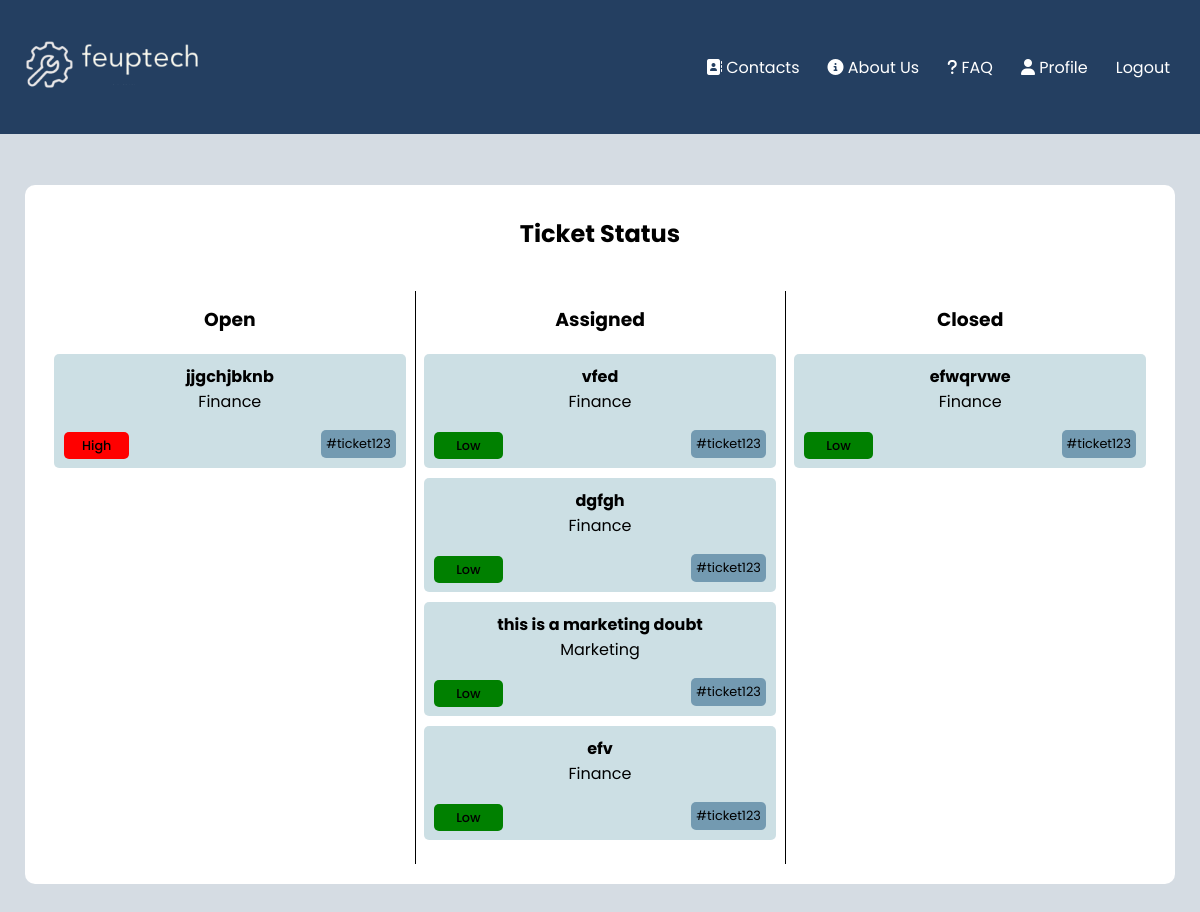
Screenshot of /pages/tickets.php (signed in) with the database file from the repository.
### tables this page shows
CREATE TABLE tickets(

    idTicket integer primary key AUTOINCREMENT,
    title text NOT NULL,
    description text,
    status text references Status(title),
    idAgent text references Agents(idAgent),
    idClient text references Clients(idClient),
    department text references department(title),
    priority text,
    hashtag text,
    date datetime
);

### pages/tickets.php (called while the page is built)
<?php
    require_once(__DIR__ . '/../database/connection.db.php');
    include '../database/ticket.class.php';
    include '../database/user.class.php';
    include '../utils/session.php';
    include '../templates/tickets.tpl.php';
    $session = new Session();
    $db = getDatabaseConnection();
    $user = User::getUserWithId($db, $session->getID());
    $assigned = $user->getTickets($db, "Assigned");
    $closed = $user->getTickets($db, "Closed");
    $opened = $user->getTickets($db, "Opened");
    drawTicketsHeader($session);
    drawTickets($opened, $assigned, $closed);
?>

### utils/session.php (called while the page is built, shortened)
<?php
class Session{
      public function isLoggedIn() : bool {
        return isset($_SESSION['id']);
      }
      public function getID() : ?int {
        return isset($_SESSION['id']) ? $_SESSION['id'] : null;
      }
}
?>

### database/ticket.class.php (called while the page is built, shortened)
<?php
     class Ticket{
        public string $title;
        public string $priority;
        public string $department;
        public function __construct(int $idTicket, string $title, string $status,
          string $description, string $department, string $priority, string $date, string $idClient, int $idAgent, string $hashtag = "#urgent"){
            $this->idTicket = $idTicket;
            $this->title = $title;
            $this->department = $department;
            $this->priority = $priority;
        }
        public function getDepartment(){
            return $this->department;
        }
        public function getTitle(){
            return $this->title;
        }
        public function getPriority(){
            return $this->priority;
        }
    }
?>

### database/user.class.php (called while the page is built, shortened)
<?php
     class User{
        public int $id;
        public function __construct(int $id, string $email, string $name, string $username){
            $this->id = $id;
        }
        public function getTickets(PDO $db, string $status): array{
            $stmt = $db->prepare('SELECT idTicket, date, title, status, idAgent, idClient, description, department, priority FROM tickets WHERE idClient = ? AND status = ?');
            $stmt->execute([$this->id, $status]);
            $ticketRows = $stmt->fetchAll(PDO::FETCH_ASSOC);
            $tickets = [];
            foreach ($ticketRows as $row) {
                $ticket = new Ticket(
                    $row['idTicket'],
                    $row['title'],
                    $row['description'],
                    $row['status'],
                    $row['department'],
                    $row['priority'],
                    $row['date'],
                    $row['idClient'],
                    intval($row['idAgent'])
                );
                array_push($tickets, $ticket);
            }
            return $tickets;
        }
        static function getUserWithID(PDO $db, int $id) : ?User {
            $stmt = $db->prepare('
                SELECT u.idUser, u.email, u.name, u.username
                FROM users u JOIN admins a ON u.idUser = a.idAdmin
                WHERE u.idUser = ?');
            $stmt->execute(array($id));
            $row = $stmt->fetch(PDO::FETCH_ASSOC);
            if ($row !== false) {
                return new Admin($row['idUser'], $row['email'], $row['name'], $row['username']);
            }
            return null;
            }
     }
?>

### templates/tickets.tpl.php (the view, shortened to what this page needs)
<?php function drawTicketsHeader($session, $css = "") { ?>
    <!DOCTYPE html>
    <html lang = "en-Us">
    <head>
        <link href="../css/navLogin_style.css" rel="stylesheet">
        <link href="../css/tickets_style.css" rel="stylesheet">
        <link href="../css/newTicket.css" rel="stylesheet">
        <link href="../css/tickets_all.css" rel="stylesheet">
        <link href="../css/assign_style.css" rel="stylesheet">
    </head>
    <body>
        <nav>
        <a href = "../pages"><img src ="../images/logo.png"></a>
        <ul class = "navigation">
                <li class = "nav_elem"><a href = "../pages/contacts.php"><i class="fa-solid fa-address-book"></i> Contacts</a></li>
                <li class = "nav_elem"><a href = "../pages/about_us.php"><i class="fas fa-circle-info"></i> About Us</a></li>
                <li class = "nav_elem"><a href = "../pages/faq.php"><i class="fa-solid fa-question"></i> FAQ</a></li>
                <?php
                if (!$session->isLoggedIn()){
                    echo "<li class = \"nav-elem\"><a href=\"../pages/register.php\">Register</a></li>";
                    echo "<li class = \"nav-elem\"><a href=\"../pages/login.php\">Login</a></li>";
                }
                else{
                    echo "<li class = \"nav-elem\"><a href =\"../pages/profile.php\"><i class=\"fa-solid fa-user\"></i> Profile</a></li>";
                    echo "<form action=\"../actions/action_logout.php\" method=\"post\" class=\"logout\"><a href = \"#\" type=\"submit\" onclick=\"this.parentNode.submit(); return false;\">Logout</a></form>";
                }
                ?>
            </ul>
        </nav>
<?php } ?>
<?php function drawTickets($open, $assigned, $closed) { ?>
    <div class="box">
            <h2>Ticket Status</h2>
            <div class="row">
              <div class="property open">
                <h3>Open</h3>
                <?php
                  foreach($open as $ticket){
                    drawTicket($ticket);
                  }
                ?>
              </div>
              <div class="property assigned">
                <h3>Assigned</h3>
                <?php
                  foreach($assigned as $ticket){
                    drawTicket($ticket);
                  }
                ?>
              </div>
              <div class="property closed">
                <h3>Closed</h3>
                <?php
                  foreach($closed as $ticket){
                    drawTicket($ticket);
                  }
                ?>
              </div>
            </div>
        </div>
    </body>
</html>
<?php } ?>
<?php function drawTicket($ticket) { ?>
    <section class="ticket">
        <a href="../pages/ticket_detail_user.php?ticket=
        <?php echo urlencode($ticket->idTicket) ?>" class="ticket-title">
        <?php echo $ticket->getTitle() ?>
      </a>
        <p class="ticket-department"><?php echo $ticket->getDepartment() ?></p>
        <div class="ticket-container">
        <div class="ticket-priority">
         <?php
            $priority = $ticket->getPriority();
            if ($priority === 'High') {
                      echo '<span class="high">' . $priority . '</span>';
                  } elseif ($priority === 'Medium') {
                      echo '<span class="medium">' . $priority . '</span>';
                  } elseif ($priority === 'Low') {
                      echo '<span class="low">' . $priority . '</span>';
                  }
          ?>
        </div>
        <div class="ticket-hashtag">
            <span>#ticket123</span>
        </div>
        </div>
        </section>
<?php } ?>

### css/navLogin_style.css (style rules this page uses)
.navigation { display: flex; justify-content: flex-end; padding: 14px 16px; }
nav a { text-decoration: none; color: white; padding: 14px; }
li { list-style: none; }
nav { background-color: #243f61; background-size: cover; background-position: center; text-align: center; font-family: 'Poppins'; margin: -8px; display: grid; grid-template-columns: auto 1fr; column-gap: 2em; align-items: center; }
nav img { width: 100%; max-width: 200px; justify-self: start; }

### css/tickets_style.css (style rules this page uses)
body { font-family: 'Poppins'; background-color: #D5DCE3; }
.box { width: 100%; max-width: 1150px; margin: 5% auto; background-color: white; border-radius: 10px; display: flex; flex-direction: column; }
h2 { text-align: center; margin-top: 31px; margin-bottom: 20px; }
.row { display: flex; flex-wrap: wrap; align-items: flex-start; padding: 20px; box-sizing: border-box; }
.property { flex-basis: 0; flex-grow: 1; text-align: center; padding: 14px 9px; }
.property h3 { margin-top: 0; margin-bottom: 20px; }
.ticket { background-color: rgba(3,94,123,0.2); padding: 10px; border-radius: 5px; margin-bottom: 10px; }
.ticket-title { margin-top: 0; margin-bottom: 5px; font-weight: bold; text-decoration: none; color: black; }
.ticket-department { margin-top: 0; margin-bottom: 0; }
.ticket-container { display: flex; flex-direction: row; justify-content: space-between; align-items: center; }
.ticket-priority { font-weight: 500; margin-right: 10px; }
.high { background-color: red; padding: 5px 18px; border-radius: 5px; font-size: 0.8em; }
.low { background-color: green; padding: 5px 22px; border-radius: 5px; font-size: 0.8em; }
.ticket-hashtag { background-color: #739AB1; padding: 5px; border-radius: 5px; font-size: 0.8em; }

### css/tickets_all.css (style rules this page uses)
body { font-family: 'Poppins'; background-color: #D5DCE3 }

### rows the page displays
tickets: title "jjgchjbknb", department "Finance", priority "High"
tickets: title "vfed", department "Finance", priority "Low"
tickets: title "dgfgh", department "Finance", priority "Low"
tickets: title "this is a marketing doubt", department "Marketing", priority "Low"
tickets: title "efv", department "Finance", priority "Low"
tickets: title "efwqrvwe", department "Finance", priority "Low"
